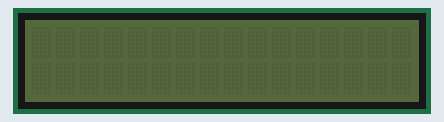
Simulated run of this sketch. Board: Arduino Uno, built with avr-gcc and run on an emulated ATmega328P. Shown: 16×2 character LCD.

Above: at 0.1 s.
At 0.6 s:
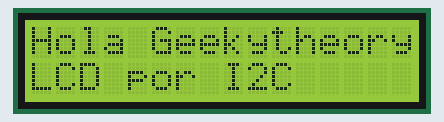

Measured:
- what the display in image 1 shows lasts 2.0 s, from 0.6 s to 2.6 s

The sketch:

sketch_nov12a.ino
```cpp
#include <Wire.h>
#include <LCD.h>
#include <LiquidCrystal_I2C.h>  // F Malpartida's NewLiquidCrystal library

/*-----( Declare Constants )-----*/
#define I2C_ADDR    0x20  // Direccion I2C para PCF8574A que es el que lleva nuestra placa diseñada por MJKDZ
//definimos las constantes para esta placa

#define  LED_OFF  0
#define  LED_ON  1

//mjkdz i2c LCD board
//                    addr, en,rw,rs,d4,d5,d6,d7,bl,blpol
LiquidCrystal_I2C lcd(I2C_ADDR, 4, 5, 6, 0, 1, 2, 3, 7, NEGATIVE);

void setup()
{
  lcd.begin (16,2);  // inicializar lcd
// Activamos la retroiluminacion
  lcd.setBacklight(LED_ON);
}

void loop()
{

// Reset the display
  lcd.clear();
  lcd.setBacklight(LED_OFF);//Backlight OFF
  delay(500);

  lcd.backlight(); //Backlight ON
  lcd.setCursor(0,0);
  lcd.print("Hola Geekytheory");
  lcd.setCursor(0,1);
  lcd.print("LCD por I2C");
  delay(2000);
}
```
